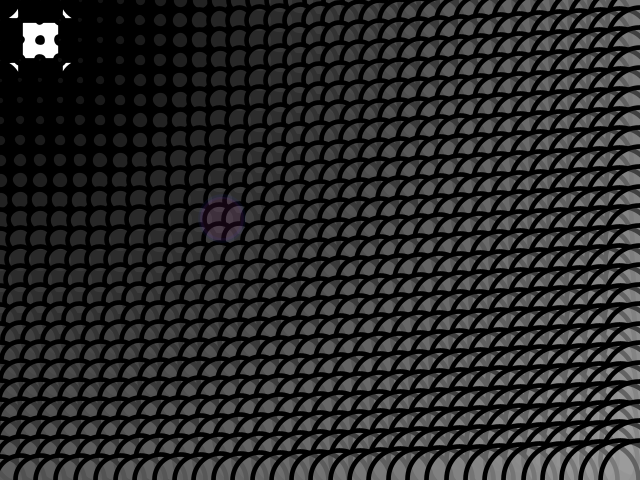
Frame 1 (no input)
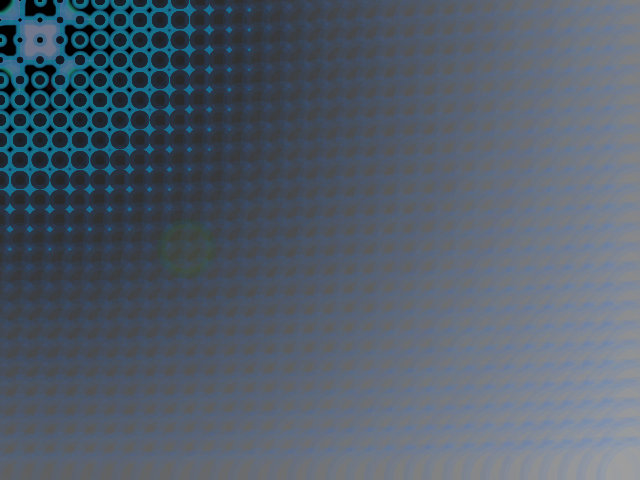
Frame 60 (the mouse pressed at the canvas centre just before this capture)
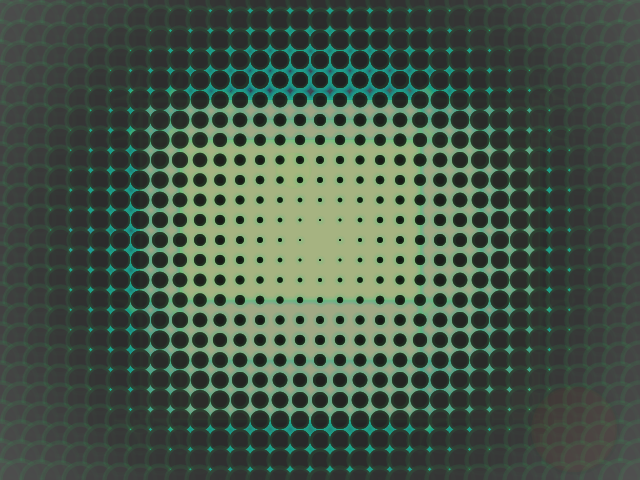
Frame 120 (the mouse held since frame 60 and released just before this capture)

The Processing sketch that drew these frames (run headless with seeded random() and noise(); from frame 60 on, the mouse is pressed at the canvas centre):

// Processing sketch: variablePractice
// ── variablePractice.pde
//망점효과 https://www.youtube.com/watch?v=TUKNqfzJXH0 참고

float sqSize = random(5, 30);
float sqThickness = random(2, 10);
float r = random(255);
float g = random(255);
float b = random(255);
float x = random(width);
float y = random(height);
float distance;

void setup() {
  size(640, 480);
  background(0);
  rectMode(CENTER);
}

void mousePressed() {
  sqSize = random(5, 30);
  sqThickness = random(2, 10);
  r = random(255);
  g = random(255);
  b = random(255);
  background(0);
}

void draw() {
  sqSize = random(5, 30);
  sqThickness = random(2, 10);
  strokeWeight(sqThickness);
rect(mouseX-40, mouseY-40,mouseX-40, mouseY-40, sqSize-50);
rect(mouseX+40, mouseY+40,mouseX+40, mouseY+40, sqSize-50);
rect(mouseX-40, mouseY+40,mouseX-40, mouseY+40, sqSize-50);
rect(mouseX+40, mouseY-40,mouseX+40, mouseY-40, sqSize-50);
  rect(mouseX, mouseY,mouseX, mouseY, sqSize);
  for(int y=0; y<=height; y+=20){
    for(int x=0; x<=width; x+=20){
      distance=dist(x,y,mouseX,mouseY);
      fill(distance/5, 255-distance/5);
      ellipse(x,y,distance/10,distance/10);
    }
  }
  fill(r, g, b, 20);
  stroke(r/5, g, b, 20);
   r = random(255);
  g = random(255);
  b = random(255);
  

  x = random(width);
  y = random(height);
  circle(x, y, y/5);
}
